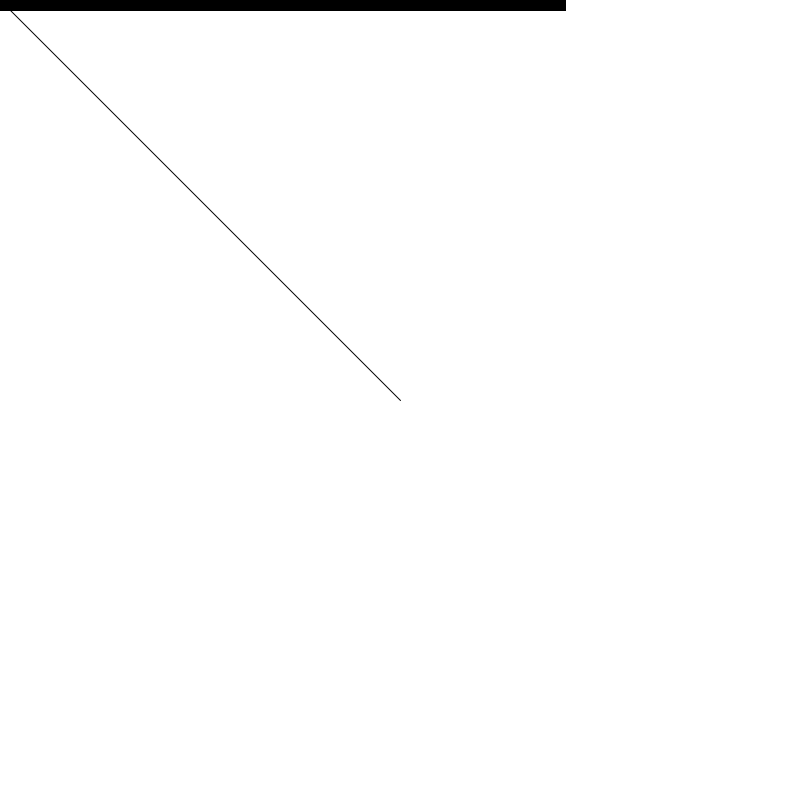
Frame 1 (no input)
Frame 60 (the mouse pressed at the canvas centre just before this capture): identical to frame 1, image omitted
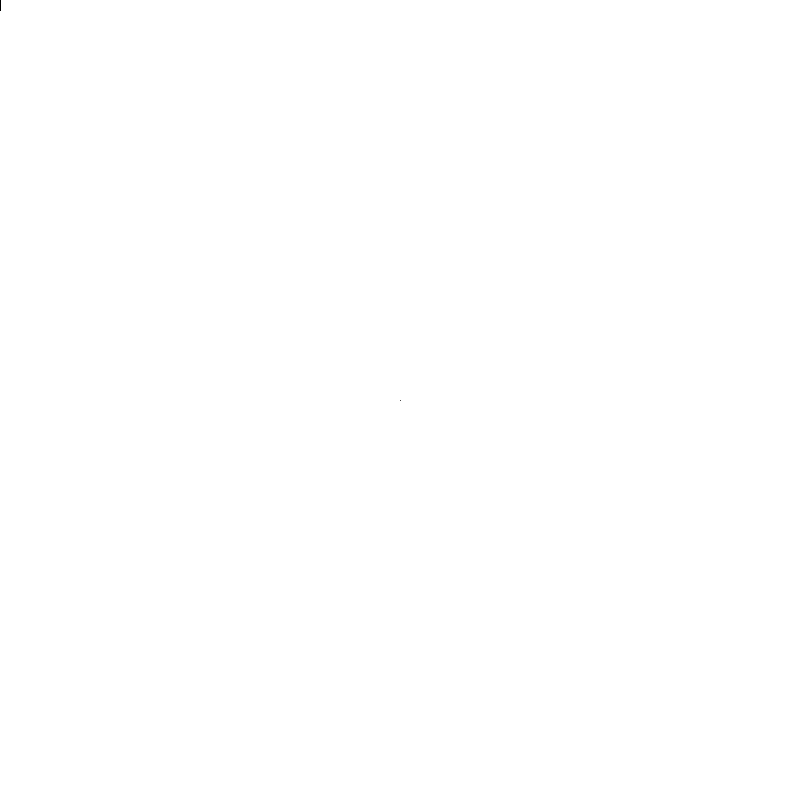
Frame 120 (the mouse held since frame 60 and released just before this capture)

The Processing sketch that drew these frames (run headless with seeded random() and noise(); from frame 60 on, the mouse is pressed at the canvas centre):

// Processing sketch: sketch_140814e
// ── sketch_140814e.pde
void setup() {
  size(800, 800);
  smooth();
}

void draw() {
  background(255);
  
  PVector mouse = new PVector(mouseX, mouseY);
  PVector center = new PVector(width / 2, height / 2);
  mouse.sub(center);
  
  float m = mouse.mag();
  fill(0);
  rect(0, 0, m, 10);
  
  translate(width / 2, height / 2);
  line(0, 0, mouse.x, mouse.y);
}
